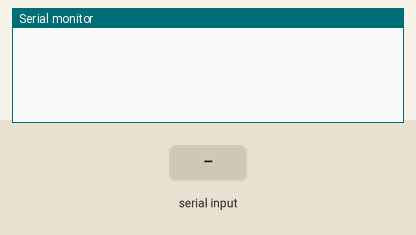
A program run on a simulated Arduino Nano, built with avr-gcc and run on an emulated ATmega328P. Parts: the last lines printed to the serial monitor. The test bench sets the inputs (shaded band).

Above: at 1.2 s.
1.3 s: "green" received over Serial
At 2.5 s:
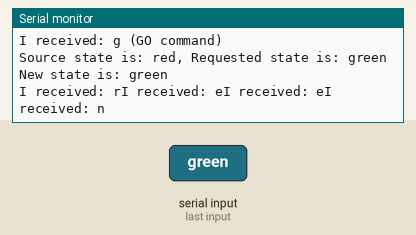
2.8 s: "g" received over Serial
At 3.6 s:
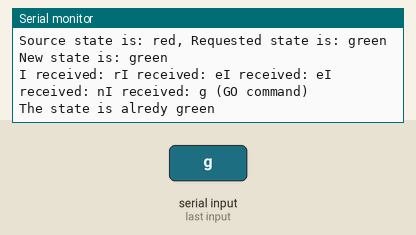
4.3 s: "s" received over Serial
At 9.9 s:
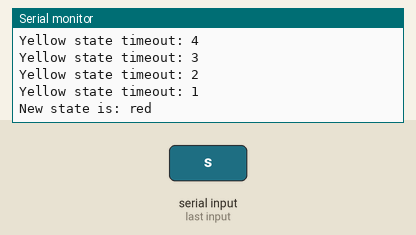
Timing chart, 0 to 11.4 s (numbered marks = the images above; inputs shaded):
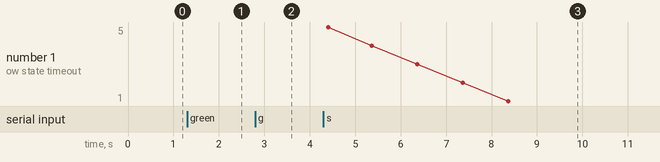

Measured:
- after the input at 1.3 s, the serial monitor: prints a new line at once (image 1)
- after the input at 2.8 s, the serial monitor: prints a new line at once (image 2)
- after the input at 4.3 s, the serial monitor: prints a new line at once (image 3)

The program:

main.cpp
```cpp
#include <Arduino.h>

char command;
String req_state;
// STARTS IN RED LIGHT
String current_state = "red";

void setup()
{
  Serial.begin(9600);
}
void timeout_yellow()
{
  for (int i = 0; i != 5; i++)
  {
    Serial.print("Yellow state timeout: ");
    Serial.println(5 - i);
    delay(1000);
  }
  current_state = "red";
  Serial.println("New state is: " + current_state);
}
void check_state()
{
  if (req_state == current_state)
  {
    Serial.println("The state is alredy " + current_state);
  }
  if (req_state != current_state)
  {
    Serial.println("Source state is: " + current_state + ", Requested state is: " + req_state);
    if (current_state == "green")
    {
      current_state = "yellow";
      Serial.println("New state is: " + current_state);
      timeout_yellow();
    }
    else
    {
      current_state = req_state;
      Serial.println("New state is: " + current_state);
    }
  }
}
void loop()
{
  if (Serial.available() > 0)
  {
    command = Serial.read();
    Serial.print("I received: ");
    Serial.print(command);
    switch (command)
    {
    case 'g':
      Serial.println(" (GO command)");
      req_state = "green";
      check_state();
      break;
    case 's':
      Serial.println(" (STOP command)");
      req_state = "red";
      check_state();
      break;
    }
  }
}
```
